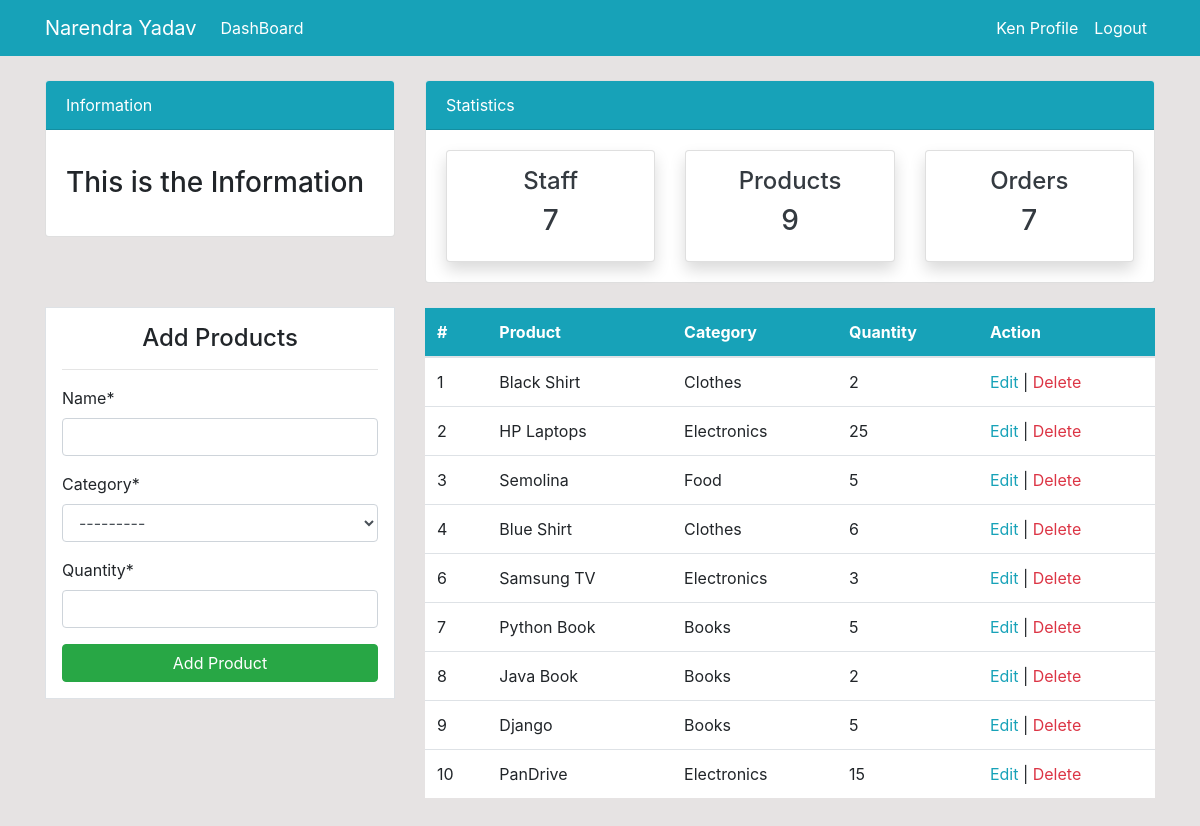
Screenshot of /product/ (signed in) with the database file from the repository.
### dashboard/models.py (models this page shows, shortened)
class Product(models.Model):
	name = models.CharField(max_length=100, null=True)
	category = models.CharField(max_length=20, choices=CATEGORY,  null=True)
	quantity = models.PositiveIntegerField(null=True)
	class Meta:
		verbose_name_plural = 'Product'

### dashboard/views.py (the view)
# urls.py: path('product/', views.product, name='dashboard-product'),
@login_required
def product(request):
	items = Product.objects.all()
	count = items.count()
	workers = User.objects.all()
	workers_count = workers.count()
	orders = Order.objects.all()
	order_count = orders.count()
	if request.method == "POST":
		form = ProductForm(request.POST)
		if form.is_valid():
			form.save()
			product_name = form.cleaned_data.get('name')
			messages.success(request, f'{product_name} has been created.')
			return redirect('dashboard-product')
	else:
		form = ProductForm()
	context = {
		'items': items,
		'count': count,
		'form': form,
		'workers_count': workers_count,
		'order_count': order_count,
	}
	return render(request, 'dashboard/product.html', context)

### dashboard/forms.py
class ProductForm(forms.ModelForm):
	class Meta:
		model = Product
		fields = ['name', 'category', 'quantity']

### templates/dashboard/product.html (shortened to what this page needs)
{% extends 'partials/base.html' %}
{% load crispy_forms_tags %}
{% block content %}
	{% include 'partials/topnav.html' %}
	<div class="container">
		<div class="row my-4">
			<div class="col-md-4">
				<div class="border bg-white p-3">
					<h4 class="text-center">Add Products</h4>
					<hr>
					<form method="POST" accept-charset="utf-8">
						{{form|crispy}}
						<button type="submit" class="btn btn-success btn-block">Add Product</button>
					</form>
				</div>
			</div>
			<div class="col-md-8">
				<table class="table bg-white">
					<thead class="bg-info">
						<tr class="text-white">
							<th>#</th>
							<th>Product</th>
							<th>Category</th>
							<th>Quantity</th>
							<th>Action</th>
						</tr>
					</thead>
					<tbody>
						{% for item in items %}
						<tr>
							<td>{{item.id}}</td>
							<td>{{item.name}}</td>
							<td>{{item.category}}</td>
							<td>{{item.quantity}}</td>
							<td>
								<a href="{% url 'dashboard-product-update' item.id %}" class="text-info">Edit</a> |
								<a href="{% url 'dashboard-product-delete' item.id %}" class="text-danger">Delete</a>
							</td>
						</tr>
						{% endfor %}
					</tbody>
				</table>
			</div>
		</div>
	</div>
{% endblock %}

### templates/partials/nav.html (shortened to what this page needs)
<nav class="navbar navbar-expand-lg navbar-info bg-info">
	{% if user.is_authenticated %}
	<div class="container">
		<a class="navbar-brand text-white" href="{% url 'dashboard-index' %}">Narendra Yadav</a>
		<div class="collapse navbar-collapse" id="navbarSupportedContent">
			<ul class="navbar-nav mr-auto">
				<li class="nav-item active">
					<a class="nav-link text-white" href="{% url 'dashboard-index' %}">DashBoard <span class="sr-only">(current)</span></a>
				</li>
			</ul>
			<ul class="navbar-nav ml-auto">
				<li class="nav-item active">
					<a class="nav-link text-white" href="{% url 'user-profile' %}">{{user.username}} Profile <span class="sr-only">(current)</span></a>
				</li>
				<li class="nav-item">
					<a class="nav-link text-white" href="{% url 'user-logout' %}">Logout</a>
				</li>
			</ul>
			{% endif %}
		</div>
	</div>
</nav>

### static/style.css (style rules this page uses)
body { background: rgb(230, 227, 227); }

### rows the page displays
Product: id "1", name "Black Shirt", category "Clothes", quantity "2"
Product: id "2", name "HP Laptops", category "Electronics", quantity "25"
Product: id "3", name "Semolina", category "Food", quantity "5"
Product: id "4", name "Blue Shirt", category "Clothes", quantity "6"
Product: id "6", name "Samsung TV", category "Electronics", quantity "3"
Product: id "7", name "Python Book", category "Books", quantity "5"
Product: id "8", name "Java Book", category "Books", quantity "2"
Product: id "9", name "Django", category "Books", quantity "5"
Product: id "10", name "PanDrive", category "Electronics", quantity "15"

### other values shown
{{ user.username }} "Ken"
{{ workers_count }} "7"
{{ count }} "9"
{{ order_count }} "7"
